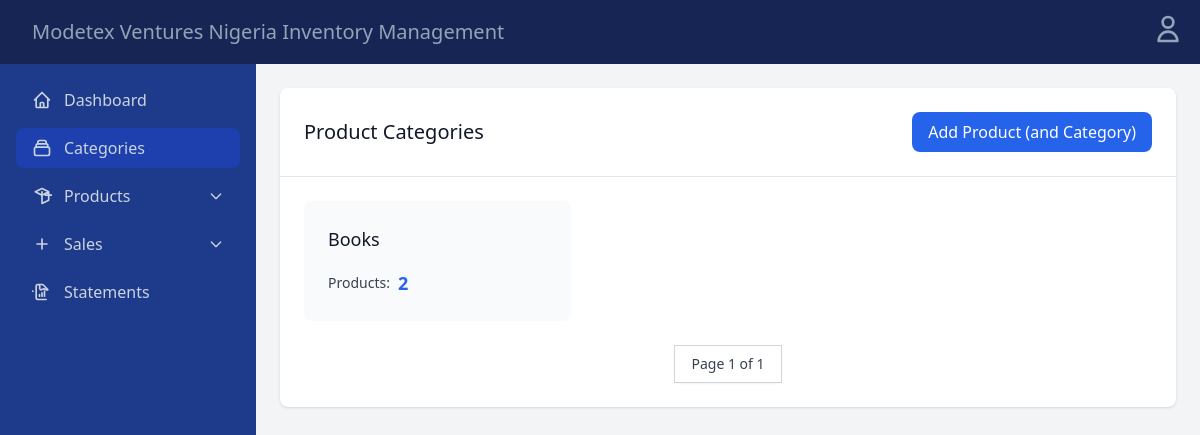
Before: /category_list/ with the older database file.
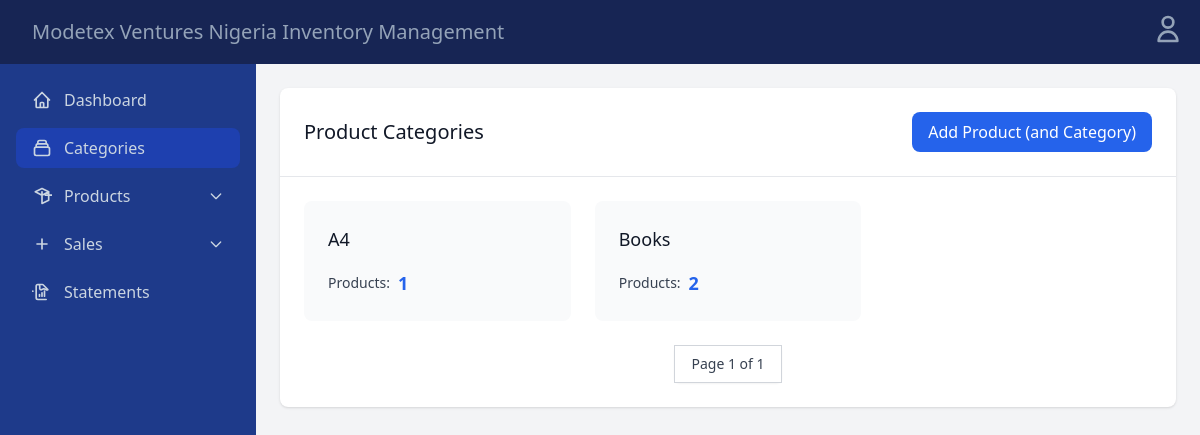
After: the same page with the newer database file.
### stock/models.py (models this page shows, shortened)
class Category(models.Model):
    name = models.CharField(max_length=200, blank=False)
    slug = models.SlugField(max_length=200, unique=True)
    class Meta:
        ordering = ['name']
        indexes = [models.Index(fields=['name'])]
        verbose_name = 'category'
        verbose_name_plural = 'categories'

### stock/views.py (the view)
# urls.py: path('category_list/', category_list, name='category_list'),
def category_list(request):
    categories_list = Category.objects.all()
    PAGE_SIZE = 10
    paginator = Paginator(categories_list, PAGE_SIZE)
    page = request.GET.get('page')
    try:
        categories = paginator.page(page)
    except PageNotAnInteger:
        categories = paginator.page(1)
    except EmptyPage:
        categories = paginator.page(paginator.num_pages)
    context = {
        'title': 'Product Categories',
        'categories': categories,
    }
    return render(request, 'categories.html', context)

### stock/templates/categories.html (shortened to what this page needs)
{% extends 'base.html' %}
{% block content %}
<div class="bg-white shadow rounded-lg">
    <div class="p-6 border-b border-gray-200">
        <div class="flex justify-between items-center">
            <h2 class="text-xl font-medium text-gray-900">Product Categories</h2>
            <a href="{% url 'product_create' %}" class="bg-blue-600 text-white px-4 py-2 rounded-lg hover:bg-blue-700">
                Add Product (and Category)
            </a>
        </div>
    </div>
    <div class="p-6">
        <div class="grid grid-cols-1 md:grid-cols-2 lg:grid-cols-3 gap-6">
            {% for category in categories %}
            <a href="{% url 'product_list_by_category' category.id %}" class="bg-gray-50 rounded-lg p-6 hover:bg-gray-100 transition duration-300">
                <div class="flex justify-between items-start">
                    <div>
                        <h3 class="text-lg font-medium text-gray-900">{{ category.name }}</h3>
                    </div>
                </div>
                <div class="mt-4">
                    <div class="flex items-center space-x-2">
                        <span class="text-sm text-gray-700">Products:</span>
                        <span class="text-lg font-semibold text-blue-600">{{ category.products.count }}</span>
                    </div>
                </div>
            </a>
            {% empty %}
            <div class="col-span-full text-center py-8 text-gray-500">
                No categories found. Add a product to create a category!
            </div>
            {% endfor %}
        </div>
        <div class="mt-6 flex justify-center">
            <nav class="inline-flex rounded-md shadow-sm">
                <span class="px-4 py-2 text-sm font-medium text-gray-700 bg-white border border-gray-300">
                    Page {{ categories.number }} of {{ categories.paginator.num_pages }}
                </span>
            </nav>
        </div>
    </div>
</div>
{% endblock %}

Changed rows visible on the page:
added Category: name "A4", products.count "1"
